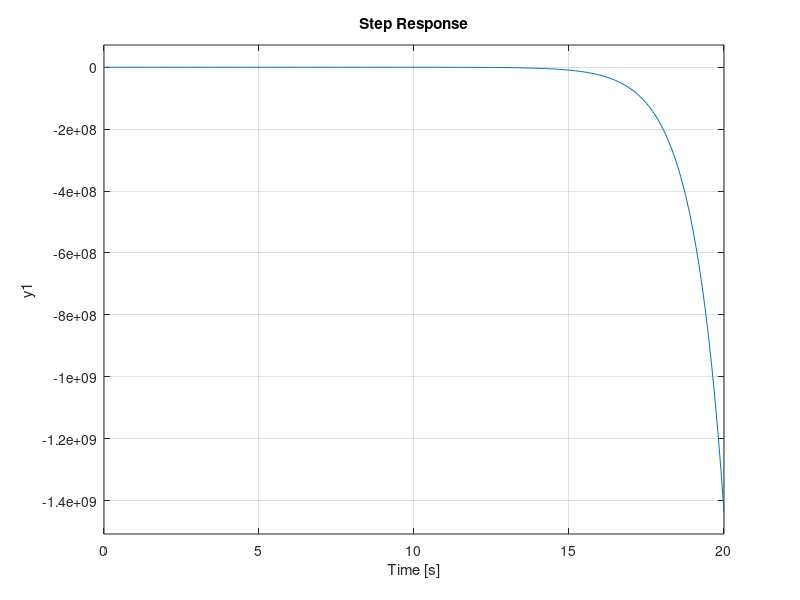

Here is the MATLAB script that generated this plot:
% Clear
clear
clc
close  all

%% Define G1, G2, G3, H1, H2 and H3

G1_num = [0 1];
G1_den = [1 0 0];
G1 = tf (G1_num, G1_den)

G2_num = [0 1];
G2_den = [1 1];
G2 = tf (G2_num, G2_den)

G3_num = [0 1];
G3_den = [1 0];
G3 = tf (G3_num, G3_den)

H1_num = [0 1];
H1_den = [1 0];
H1 = tf (H1_num, H1_den)

H2_num = [0 1];
H2_den = [1 -1];
H2 = tf (H2_num, H2_den)

H3_num = [0 1];
H3_den = [1 -2];
H3 = tf (H3_num, H3_den)


%% Block Diagram Reduction
% For G3 and H3

G3H3_num = conv(G3_num,H3_num)
G3H3_den = conv(G3_den,H3_den)

TF3_num = conv(G3H3_num, G3H3_den)
TF3_den_sum = [1 -2 1]
TF3_den = conv (G3_den, TF3_den_sum)
TF3 = tf (TF3_num, TF3_den)

% For 1/G2 branch
G2_branch_num = [1 2]
TFBR_num =  conv (G2_branch_num, G2_den)
TFBR_den = conv (G2_num,G2_den)
TFBR = tf (TFBR_num, TFBR_den)

% For G2 and H2
G2H2_num = conv (G2_num,H2_num)
G2H2_den = conv (G2_den, H2_den)

TF2_num = conv (G2H2_num, G2H2_den)
TF2_num_sum = [1 0 0]
TF2_den  = conv (G2_den, TF2_num_sum)
TF2 = tf (TF2_num, TF2_den)

% For G1 and TF2
TF1_num = conv (G1_num, TF2_num)
TF1_den = conv (G1_den, TF2_den)
TF1 = tf (TF1_num, TF1_den)

% For TF3 and TFBR
TF3TBR_num = conv (TF3_num, TFBR_num)
TF3TBR_den = conv (TF3_den, TFBR_den)
TF3TBR = tf (TF3TBR_num, TF3TBR_den)

% For TF1 and H1
TF1H1_num = conv (TF1_num, H1_num)
TF1H1_den = conv (TF1_den,H1_den)
TF4_num = conv (TF1_num, TF1H1_den)
TF4_sum = [ 1 1 0 0 1 0 -1]
TF4_den = conv (TF1_den, TF4_sum)
TF4 = tf (TF4_num, TF4_den)

% Final Reduced Block Diagram
TF_Final_num = conv (TF4_num, TF3TBR_num)
TF_Final_den = conv (TF4_den, TF3TBR_den)
TF = tf (TF_Final_num, TF_Final_den)

% Step Response
step (TF, 0:0.1:20)

